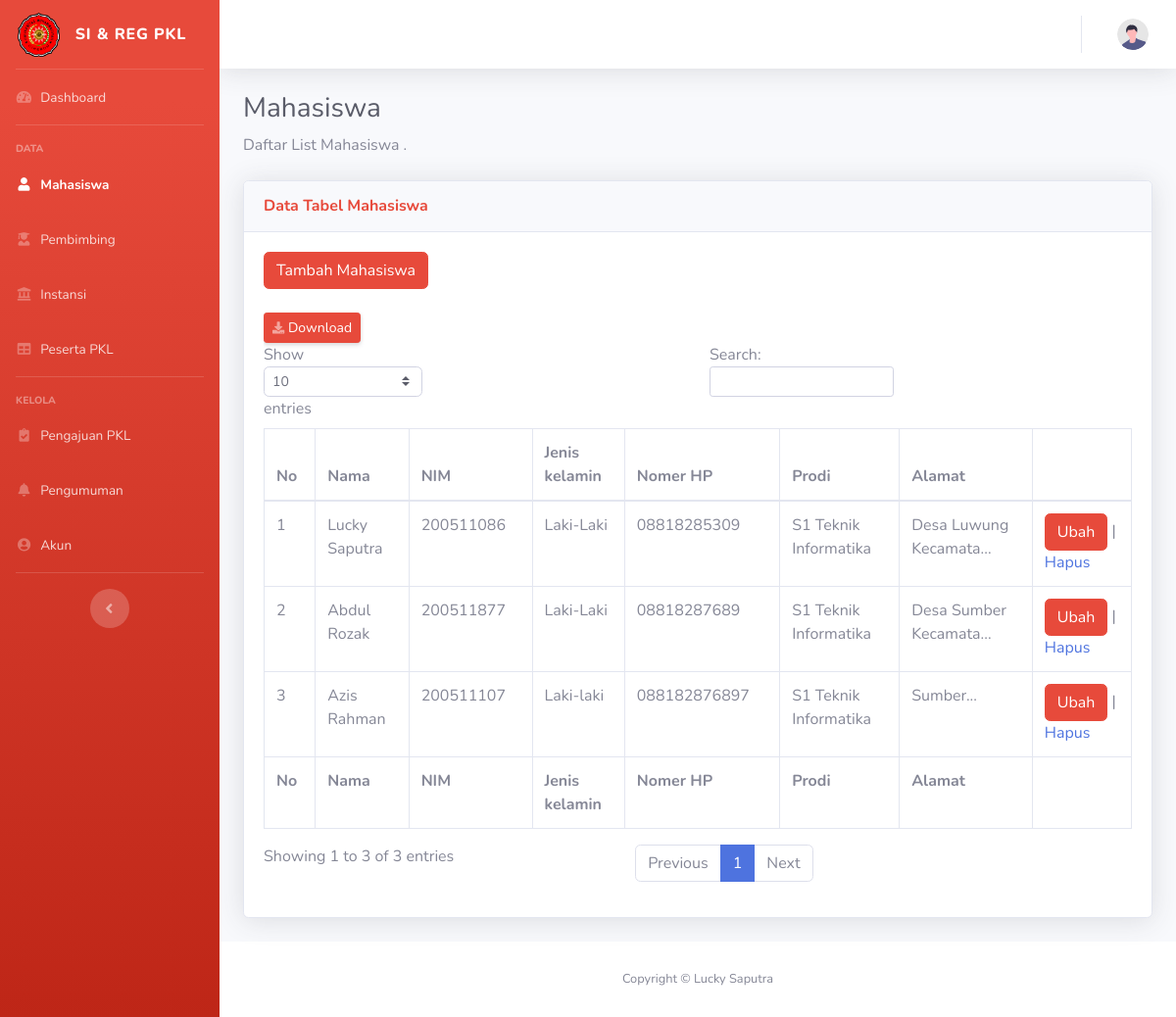
Screenshot of /admin/mahasiswa.php with the database file from the repository.
### tables this page shows
CREATE TABLE `mahasiswa` (
  `id_mhs` int(11) NOT NULL,
  `nim` varchar(20) NOT NULL,
  `nama_mhs` varchar(100) NOT NULL,
  `jk_mhs` varchar(20) NOT NULL,
  `nohp_mhs` varchar(15) NOT NULL,
  `alamat_mhs` varchar(50) NOT NULL,
  `prodi` varchar(25) NOT NULL
);

### admin/mahasiswa.php (the view, shortened to what this page needs)
<?php
  include('../koneksi.php');
  ?>
<!DOCTYPE html>
<html lang="en">
<head>
<link href="vendor/fontawesome-free/css/all.min.css" rel="stylesheet" type="text/css">
<link href="css/sb-admin-2.min.css" rel="stylesheet">
</head>
<body id="page-top">
<div id="wrapper">
    <ul class="navbar-nav bg-gradient-danger  sidebar sidebar-dark accordion" id="accordionSidebar">
        <a class="sidebar-brand d-flex align-items-center justify-content-center" href="dashboard.php">
            <div class="sidebar-brand-icon">
                <img src="../assets/img/faviconumc.png" alt="" width="43" height="45" class="d-inline-block align-text-top">
            </div>
            <div class="sidebar-brand-text mx-3">SI & Reg PKL </div>
        </a>
        <hr class="sidebar-divider my-0">
        <li class="nav-item">
            <a class="nav-link" href="dashboard.php">
                <i class="fas fa-fw fa-tachometer-alt"></i>
                <span>Dashboard</span></a>
        </li>
        <hr class="sidebar-divider">
        <div class="sidebar-heading">
            Data
        </div>
        <li class="nav-item active">
            <a class="nav-link" href="mahasiswa.php">
                <i class="fas fa-fw fa-user"></i>
                <span>Mahasiswa</span></a>
        </li>
            <li class="nav-item">
                <a class="nav-link" href="pembimbing.php">
                    <i class="fas fa-fw fa-user-graduate"></i>
                    <span>Pembimbing</span></a>
            </li>
            <li class="nav-item">
                <a class="nav-link" href="instansi.php">
                    <i class="fas fa-fw fa-landmark"></i>
                    <span>Instansi</span></a>
            </li>
        <li class="nav-item">
                    <a class="nav-link" href="data_peserta.php">
                        <i class="fas fa-fw fa-table"></i>
                        <span>Peserta PKL</span></a>
                </li>
        <hr class="sidebar-divider">
        <div class="sidebar-heading">
            Kelola
        </div>
            <li class="nav-item">
                    <a class="nav-link" href="daftar.php">
                        <i class="fas fa-fw fa-clipboard-check"></i>
                        <span>Pengajuan PKL</span></a>
                </li>
                <li class="nav-item">
                    <a class="nav-link" href="pengumuman.php">
                        <i class="fas fa-fw fa-bell"></i>
                        <span>Pengumuman</span></a>
                </li>
                <li class="nav-item">
                    <a class="nav-link" href="users.php">
                        <i class="fas fa-fw fa-user-circle"></i>
                        <span>Akun</span></a>
                </li>
        <hr class="sidebar-divider d-none d-md-block">
        <div class="text-center d-none d-md-inline">
            <button class="rounded-circle border-0" id="sidebarToggle"></button>
        </div>
    </ul>
        <div id="content-wrapper" class="d-flex flex-column">
            <div id="content">
                <nav class="navbar navbar-expand navbar-light bg-white topbar mb-4 static-top shadow">
                    <ul class="navbar-nav ml-auto">
                        <li class="nav-item dropdown no-arrow">
                            <a class="nav-link dropdown-toggle" href="#" id="userDropdown" role="button"
                                data-toggle="dropdown" aria-haspopup="true" aria-expanded="false">
                                <img class="img-profile rounded-circle"
                                    src="img/undraw_profile.svg">
                            </a>
                        </li>
                    </ul>
                </nav>
                <div class="container-fluid">
                    <h1 class="h3 mb-2 text-gray-800">Mahasiswa</h1>
                    <p class="mb-4">Daftar List Mahasiswa .</p>
                    <div class="card shadow mb-4">
                        <div class="card-header py-3">
                            <h6 class="m-0 font-weight-bold text-danger">Data Tabel Mahasiswa</h6>
                        </div>
                        <div class="card-body">
                            <div class="table-responsive">
                                <table class="table table-bordered" id="dataTable" width="100%" cellspacing="0">
<div class="d-sm-flex align-items-center justify-content-between mb-4">
<button type="button" class="btn btn-danger" data-toggle="modal" data-target="#exampleModal">
  Tambah Mahasiswa
</button>
                    </div>
                    <a href="export.php" class="d-sm-inline-block btn btn-sm btn-danger shadow-sm"><i
                        class="fas fa-download fa-sm text-white-50"></i> Download</a>
                                    <thead>
                                        <tr>
                                            <th>No</th>
                                            <th>Nama</th>
                                            <th>NIM</th>
                                            <th>Jenis kelamin</th>
                                            <th>Nomer HP</th>
                                            <th>Prodi</th>
                                            <th>Alamat</th>
                                            <th></th>
                                        </tr>
                                    </thead>
                                    <tfoot>
                                        <tr>
                                        <th>No</th>
                                            <th>Nama</th>
                                            <th>NIM</th>
                                            <th>Jenis kelamin</th>
                                            <th>Nomer HP</th>
                                            <th>Prodi</th>
                                            <th>Alamat</th>
                                            <th></th>
                                        </tr>
                                    </tfoot>
                                    <tbody>
                                    <?php
                                    $query = "SELECT * FROM mahasiswa ORDER BY id_mhs ASC";
                                    $result = mysqli_query($kon, $query);
                                    $no = 1;
                                    while($row = mysqli_fetch_assoc($result))
                                    {
                                    ?>
                                    <tr>
                                        <td><?php echo $no; ?></td>
                                        <td><?php echo $row['nama_mhs']; ?></td>
                                        <td><?php echo $row['nim']; ?></td>
                                        <td><?php echo $row['jk_mhs']; ?></td>
                                        <td><?php echo $row['nohp_mhs']; ?></td>
                                        <td><?php echo $row['prodi']; ?></td>
                                        <td><?php echo substr($row['alamat_mhs'], 0, 20); ?>...</td>
                                        <td>
                            <button type="button" class="btn btn-danger" data-toggle="modal" data-target="#exampleModal<?php echo $row['id_mhs'];?>">
                            Ubah
                            </button>
                                        |
                                            <a href="mahasiswa/hapus_mahasiswa.php?id=<?php echo $row['id_mhs']; ?>" onclick="return confirm('Anda yakin akan menghapus data ini?')">Hapus</a>
                                        </td>
                                    </tr>
                                    <?php
                                        $no++;
                                    }
                                    ?>
                                    </tbody>
                                </table>
                            </div>
                        </div>
                    </div>
                </div>
            </div>
            <footer class="sticky-footer bg-white">
                <div class="container my-auto">
                    <div class="copyright text-center my-auto">
                        <span>Copyright &copy; Lucky Saputra</span>
                    </div>
                </div>
            </footer>
        </div>
    </div>
</body>
</html>

### rows the page displays
mahasiswa: nama_mhs "Lucky Saputra", nim "200511086", jk_mhs "Laki-Laki", nohp_mhs "08818285309", prodi "S1 Teknik Informatika", alamat_mhs "Desa Luwung Kecamata"
mahasiswa: nama_mhs "Abdul Rozak", nim "200511877", jk_mhs "Laki-Laki", nohp_mhs "08818287689", prodi "S1 Teknik Informatika", alamat_mhs "Desa Sumber Kecamata"
mahasiswa: nama_mhs "Azis Rahman", nim "200511107", jk_mhs "Laki-laki", nohp_mhs "088182876897", prodi "S1 Teknik Informatika", alamat_mhs "Sumber"
